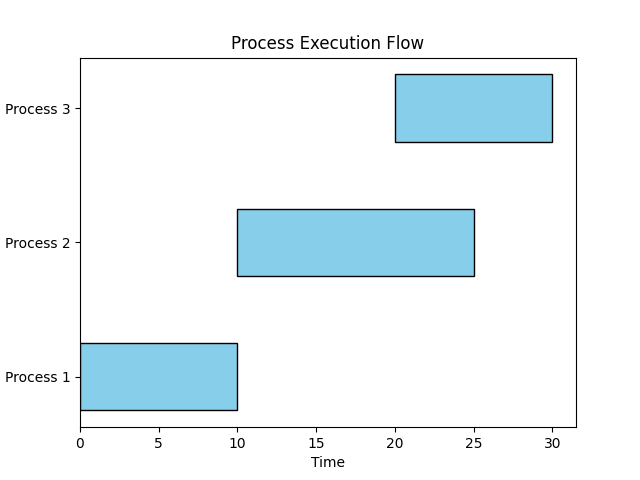

This figure's Python source:
import matplotlib.pyplot as plt

# 示例数据
processes = ['Process 1', 'Process 2', 'Process 3']
start_times = [0, 10, 20]
durations = [10, 15, 10]

fig, ax = plt.subplots()

# 绘制条带
for i, process in enumerate(processes):
    ax.barh(process, durations[i], left=start_times[i], height=0.5, color='skyblue', edgecolor='black')

# 设置轴标签和标题
ax.set_xlabel('Time')
ax.set_title('Process Execution Flow')


# 保存图像到指定路径
plt.savefig("Python/visulization/test1.png")
